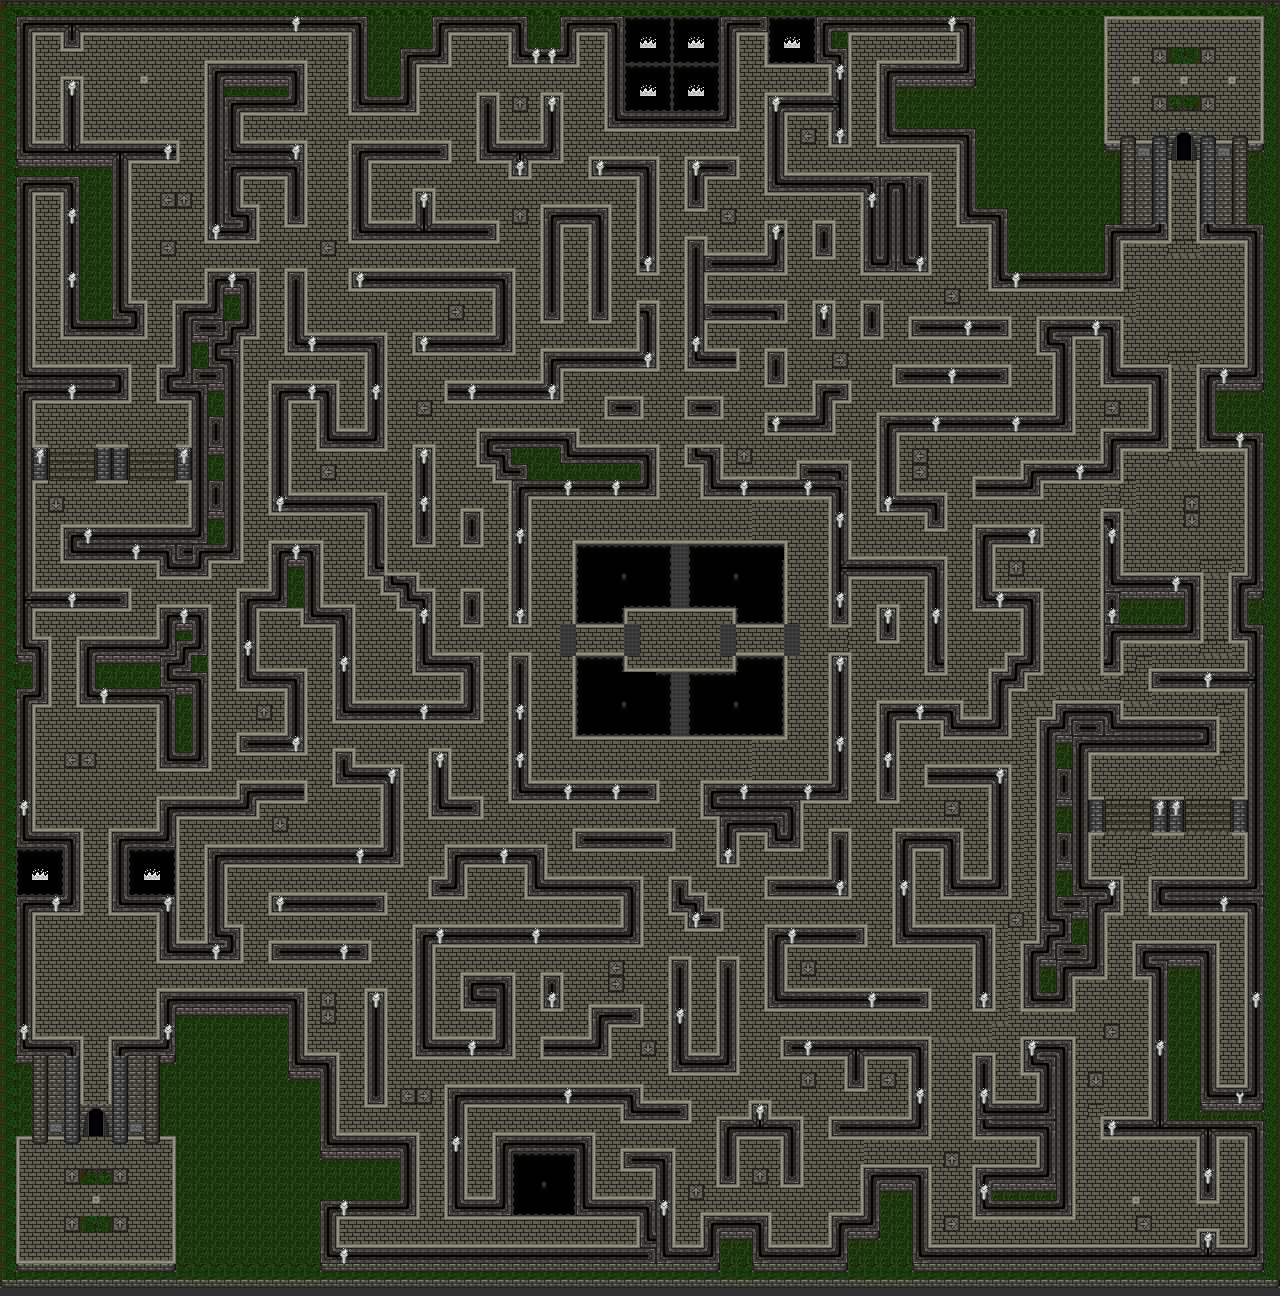

Below is a game level as drawn by its tile map, then a one-line description and the .tmx that defines it (tile-layer data replaced by summaries):
An orthogonal 80x81 tile map with 16x16 px tiles, 3 tile layers (Base, Second, Third) and 361 objects (74x EnemySpawn, 4x Dialog, PlayerSpawn, PlayerSpawn2, Chest).

<map version="1.10" tiledversion="1.10.1" orientation="orthogonal" renderorder="right-up" width="80" height="81" tilewidth="16" tileheight="16" infinite="0" backgroundcolor="#323232" nextlayerid="19" nextobjectid="647">
 <editorsettings>
  <export format="tmx" />
 </editorsettings>
 <tileset firstgid="1" name="NoWayLabyrinth" tilewidth="16" tileheight="16" tilecount="252" columns="14">
  <image source="NoWayLabyrinth.png" width="224" height="288" />
  <tile id="234" type="fire">
   <animation>
    <frame tileid="234" duration="100" />
    <frame tileid="235" duration="100" />
    <frame tileid="236" duration="100" />
   </animation>
  </tile>
  <tile id="239">
   <animation>
    <frame tileid="239" duration="100" />
    <frame tileid="240" duration="100" />
    <frame tileid="241" duration="100" />
    <frame tileid="242" duration="100" />
    <frame tileid="243" duration="100" />
   </animation>
  </tile>
 </tileset>
 <layer id="1" name="Base" width="80" height="81" locked="1" offsetx="3.33333e-07" offsety="0">
  <data>[6480 cells, 6480 non-empty, 62 distinct tile ids]</data>
 </layer>
 <layer id="11" name="Second" width="80" height="81" locked="1">
  <data>[6480 cells, 299 non-empty, 12 distinct tile ids]</data>
 </layer>
 <layer id="12" name="Third" width="80" height="81" locked="1">
  <data>[6480 cells, 133 non-empty, 1 distinct tile ids]</data>
 </layer>
 <objectgroup id="16" name="Collisions" locked="1">
  <object id="48" x="16" y="1136" width="4" height="128" />
  <object id="49" x="172" y="1136" width="4" height="128" />
  <object id="50" x="16" y="1136" width="64" height="4" />
  <object id="51" x="112" y="1136" width="64" height="4" />
  <object id="52" x="16" y="1260" width="160" height="4" />
  <object id="55" x="34" y="1140">
   <polygon points="0,0 0,2 1.5,4 10.5,4 12,2 12,0" />
  </object>
  <object id="62" x="66" y="1140">
   <polygon points="0,0 0,2 1.5,4 10.5,4 12,2 12,0" />
  </object>
  <object id="63" x="114" y="1140">
   <polygon points="0,0 0,2 1.5,4 10.5,4 12,2 12,0" />
  </object>
  <object id="64" x="146" y="1140">
   <polygon points="0,0 0,2 1.5,4 10.5,4 12,2 12,0" />
  </object>
  <object id="123" x="176" y="444" width="16" height="40" />
  <object id="124" x="96" y="444" width="32" height="40" />
  <object id="126" x="32" y="444" width="16" height="40" />
  <object id="200" x="492" y="1132" width="104" height="68" />
  <object id="203" x="108" y="1036" width="52" height="100" />
  <object id="204" x="32" y="1036" width="52" height="100" />
  <object id="206" x="156" y="988" width="152" height="68" />
  <object id="215" x="31" y="32" width="5" height="1004" />
  <object id="216" x="36" y="828" width="48" height="88" />
  <object id="219" x="108" y="828" width="72" height="88" />
  <object id="221" x="204" y="924" width="40" height="40" />
  <object id="225" x="180" y="796" width="80" height="24" />
  <object id="226" x="236" y="780" width="72" height="24" />
  <object id="228" x="156" y="940" width="48" height="24" />
  <object id="229" x="156" y="796" width="24" height="144" />
  <object id="230" x="204" y="844" width="24" height="80" />
  <object id="231" x="156" y="604" width="56" height="168" />
  <object id="232" x="76" y="636" width="80" height="72" />
  <object id="233" x="31" y="588" width="101" height="24" />
  <object id="235" x="60" y="524" width="184" height="40" />
  <object id="236" x="156" y="564" width="56" height="16" />
  <object id="237" x="188" y="300" width="56" height="224" />
  <object id="239" x="156" y="364" width="32" height="40" />
  <object id="240" x="36" y="364" width="96" height="40" />
  <object id="241" x="60" y="76" width="24" height="264" />
  <object id="243" x="36" y="176" width="44" height="20" />
  <object id="244" x="112" y="300" width="36" height="40" />
  <object id="245" x="84" y="320" width="28" height="20" />
  <object id="246" x="172" y="300" width="16" height="64" />
  <object id="247" x="16" y="140" width="164" height="24" />
  <object id="248" x="112" y="164" width="20" height="136" />
  <object id="249" x="36" y="31" width="924" height="5" />
  <object id="250" x="60" y="36" width="24" height="16" />
  <object id="251" x="204" y="268" width="56" height="72" />
  <object id="252" x="204" y="205" width="56" height="39" />
  <object id="253" x="284" y="140" width="24" height="88" />
  <object id="254" x="204" y="60" width="40" height="145" />
  <object id="255" x="244" y="140" width="40" height="40" />
  <object id="256" x="244" y="60" width="64" height="56" />
  <object id="258" x="348" y="36" width="72" height="80" />
  <object id="259" x="308" y="1052" width="32" height="84" />
  <object id="262" x="340" y="1132" width="80" height="88" />
  <object id="263" x="320" y="1200" width="20" height="48" />
  <object id="264" x="36" y="636" width="16" height="72" />
  <object id="266" x="335" y="1244" width="913" height="4" />
  <object id="269" x="444" y="1196" width="232" height="24" />
  <object id="270" x="636" y="1220" width="40" height="24" />
  <object id="271" x="364" y="988" width="24" height="120" />
  <object id="272" x="268" y="940" width="104" height="24" />
  <object id="273" x="268" y="892" width="120" height="24" />
  <object id="274" x="204" y="844" width="200" height="24" />
  <object id="276" x="236" y="732" width="72" height="24" />
  <object id="277" x="284" y="668" width="24" height="64" />
  <object id="278" x="236" y="668" width="48" height="24" />
  <object id="279" x="236" y="588" width="24" height="80" />
  <object id="280" x="1244" y="240" width="4" height="1008" />
  <object id="281" x="284" y="268" width="24" height="88" />
  <object id="282" x="268" y="380" width="24" height="136" />
  <object id="283" x="308" y="332" width="80" height="24" />
  <object id="284" x="364" y="356" width="24" height="96" />
  <object id="285" x="316" y="428" width="48" height="24" />
  <object id="286" x="292" y="380" width="48" height="24" />
  <object id="288" x="316" y="404" width="24" height="24" />
  <object id="289" x="332" y="748" width="24" height="40" />
  <object id="290" x="380" y="764" width="24" height="80" />
  <object id="292" x="356" y="764" width="24" height="24" />
  <object id="293" x="332" y="700" width="151" height="24" />
  <object id="295" x="332" y="604" width="24" height="96" />
  <object id="296" x="268" y="540" width="56" height="72" />
  <object id="297" x="260" y="588" width="8" height="24" />
  <object id="298" x="300" y="604" width="32" height="24" />
  <object id="299" x="428" y="748" width="24" height="72" />
  <object id="300" x="452" y="796" width="32" height="24" />
  <object id="302" x="460" y="652" width="23" height="48" />
  <object id="304" x="412" y="652" width="48" height="24" />
  <object id="305" x="412" y="588" width="24" height="64" />
  <object id="306" x="396" y="572" width="24" height="40" />
  <object id="307" x="380" y="572" width="24" height="24" />
  <object id="308" x="364" y="492" width="24" height="88" />
  <object id="309" x="292" y="492" width="96" height="24" />
  <object id="310" x="411" y="444" width="25" height="104" />
  <object id="311" x="460" y="508" width="24" height="40" />
  <object id="312" x="460" y="588" width="24" height="40" />
  </objectgroup>
 <objectgroup id="17" name="Spawns" locked="1">
  <!-- 81 objects omitted --></objectgroup>
 <objectgroup id="18" name="Objects">
  <!-- 5 objects omitted --></objectgroup>
</map>
<!-- 269 of 361 objects omitted -->